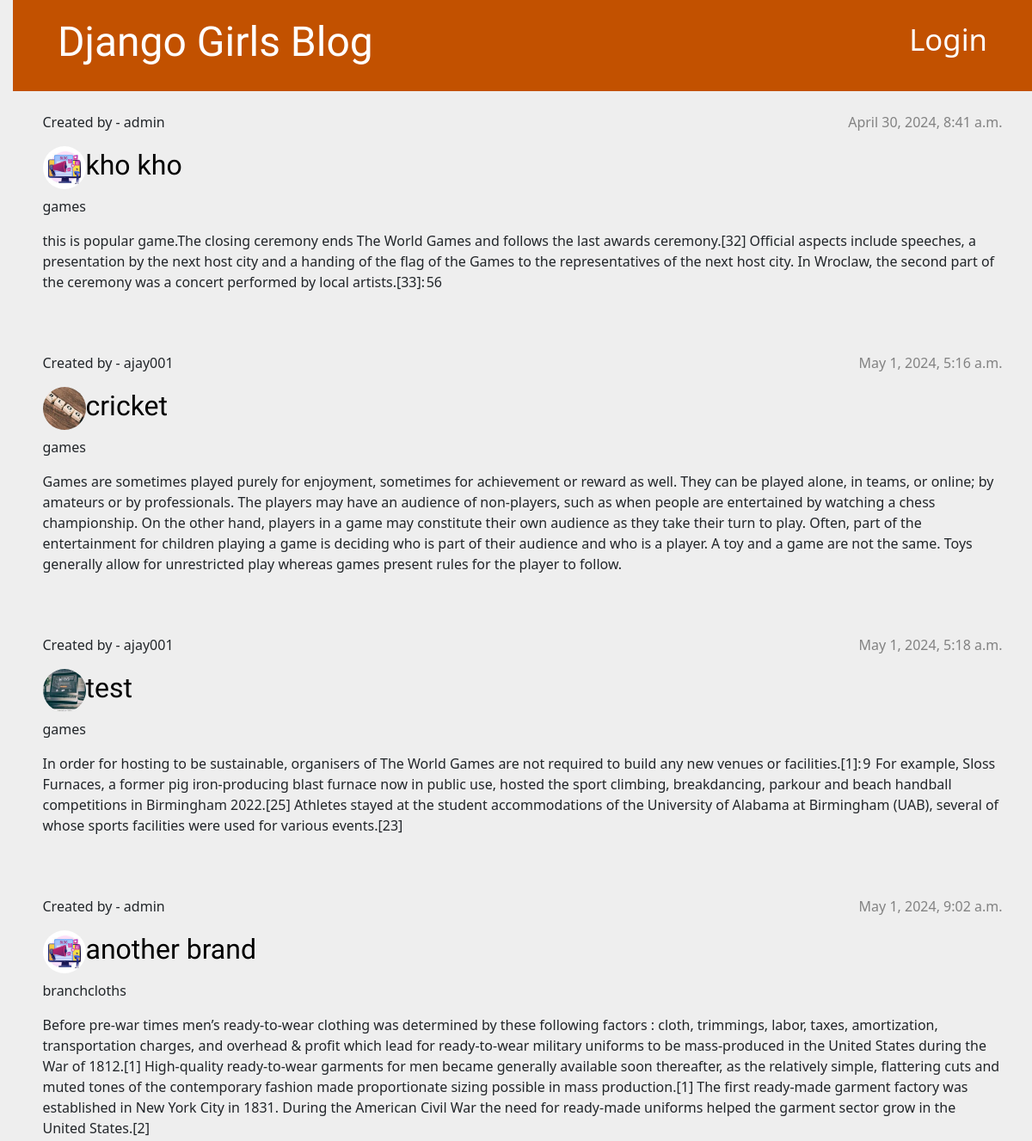
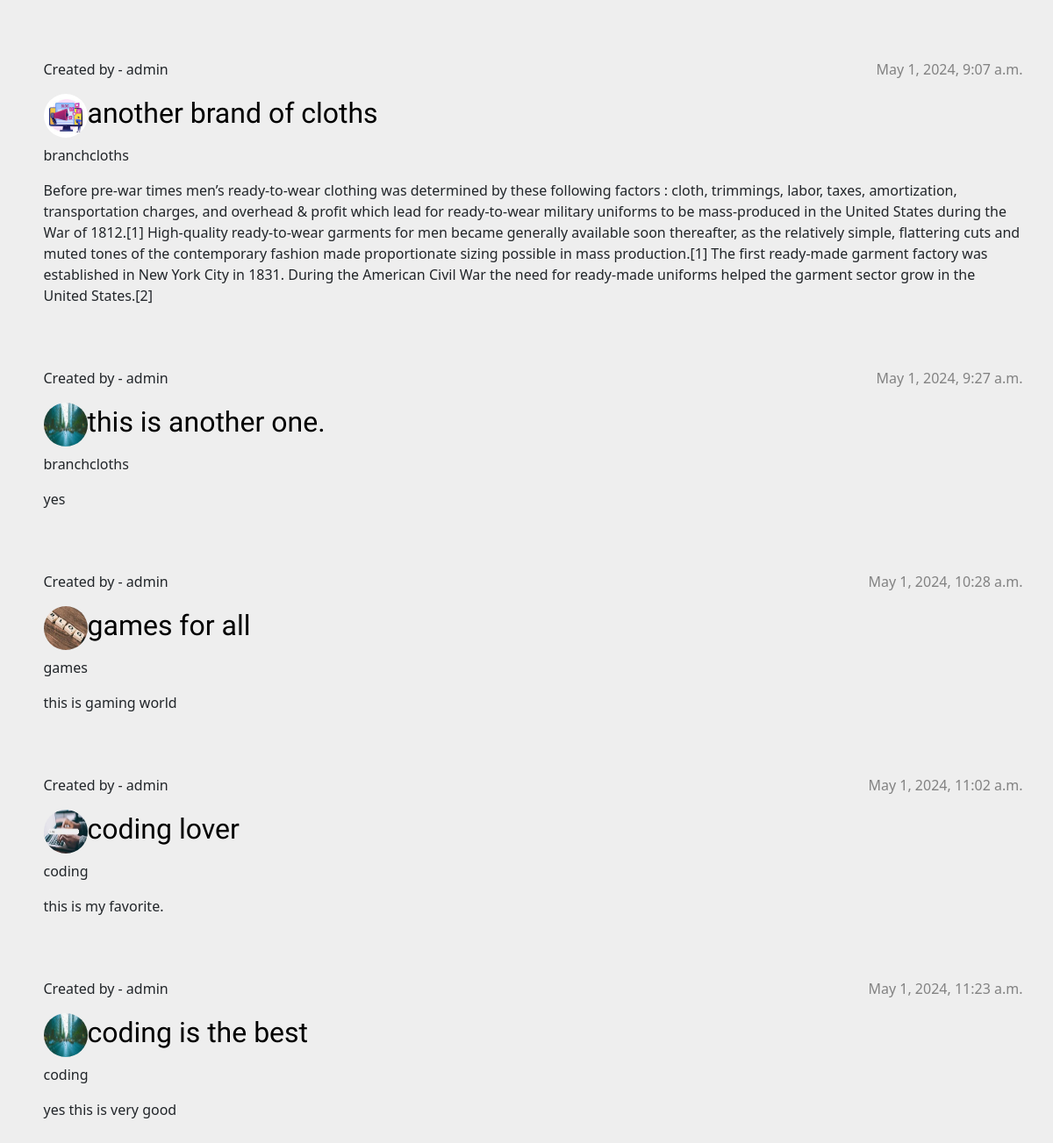
The page / on the database its author committed (2 pictures, top to bottom).
### blog/models.py (models this page shows, shortened)
class Post(models.Model):
    author = models.ForeignKey(settings.AUTH_USER_MODEL, on_delete=models.CASCADE)
    category = models.ForeignKey(Category, on_delete=models.CASCADE)
    tag = models.ManyToManyField(Tag)
    title = models.CharField(max_length=200)
    text = models.TextField()
    created_date = models.DateTimeField(default=timezone.now)
    published_date = models.DateTimeField(blank=True, null=True)
    feature_img = models.ImageField(upload_to='image/feature_img/')
    thumbnail_img = models.ImageField(upload_to='image/thumbnail_img/')
    slug = AutoSlugField(populate_from='title', unique=True)

class User(AbstractUser):
    age = models.IntegerField(default=18)
    mobile = models.CharField(max_length=10)

class Category(models.Model):
    name = models.CharField(max_length=60)
    desc = models.TextField()
    image = models.ImageField(upload_to='cat')
    slug = AutoSlugField(populate_from='name', unique=True)
    def __str__(self):
        return self.name

### blog/views.py (the view)
# urls.py: path('', views.post_list, name='post_list'),
def post_list(request):
    posts = Post.objects.filter(published_date__lte=timezone.now()).order_by('published_date')
    return render(request, 'blog/post_list.html', {'posts': posts})

### blog/templates/blog/post_list.html
{% extends 'blog/base.html' %}
{% block content %}
    {% for post in posts %}
        <article class="post mt-4">
            <time class="date">
                {{ post.published_date }}
            </time>
            <p>Created by - {{post.author}}</p>
            <h2><a href="{% url 'post_detail' slug=post.slug %}"><img src="{{ post.thumbnail_img.url}}" alt="{{ post.title }}" style="border-radius: 50%; height: 50px;width: 50px;">{{ post.title }}</a></h2>
            <p> {{post.category}} </p>
            <p>{{ post.text|linebreaksbr }}</p>
        </article>
    {% endfor %}
{% endblock %}

### blog/static/css/blog.css (style rules this page uses)
* { margin:0; padding:0 }
a,a:hover { text-decoration: none; }
body { background-color: #eee!important; }
h1 a, h2 a { color: #C25100; font-family: 'Lobster'; }
body { padding-left: 15px; }
h1, h2, h3, h4 { font-family: 'Lobster', cursive; }
.date { color: #828282; }
.post { margin-bottom: 70px; }
.post h2 a, .post h2 a:visited { color: #000000; }
.post > .date, .post > .actions { float: right; }

### rows shown on the page
Post: published_date "April 30, 2024, 8:41 a.m.", author "admin", thumbnail_img (picture), title "kho kho", category "games", text "this is popular game.The closing ceremony ends The World Games and follows the last awards ceremony.[32] Official aspects include speeches, a presentation by the next host city and a handing of the flag of the Games to the representatives of the next host city. In Wroclaw, the second part of the ceremony was a concert performed by local artists.[33]: 56"
Post: published_date "May 1, 2024, 5:16 a.m.", author "ajay001", thumbnail_img (picture), title "cricket", category "games", text "Games are sometimes played purely for enjoyment, sometimes for achievement or reward as well. They can be played alone, in teams, or online; by amateurs or by professionals. The players may have an audience of non-players, such as when people are entertained by watching a chess championship. On the other hand, players in a game may constitute their own audience as they take their turn to play. Often, part of the entertainment for children playing a game is deciding who is part of their audience and who is a player. A toy and a game are not the same. Toys generally allow for unrestricted play whereas games present rules for the player to follow."
Post: published_date "May 1, 2024, 5:18 a.m.", author "ajay001", thumbnail_img (picture), title "test", category "games", text "In order for hosting to be sustainable, organisers of The World Games are not required to build any new venues or facilities.[1]: 9 For example, Sloss Furnaces, a former pig iron-producing blast furnace now in public use, hosted the sport climbing, breakdancing, parkour and beach handball competitions in Birmingham 2022.[25] Athletes stayed at the student accommodations of the University of Alabama at Birmingham (UAB), several of whose sports facilities were used for various events.[23]"
Post: published_date "May 1, 2024, 9:02 a.m.", author "admin", thumbnail_img (picture), title "another brand", category "branchcloths", text "Before pre-war times men’s ready-to-wear clothing was determined by these following factors : cloth, trimmings, labor, taxes, amortization, transportation charges, and overhead & profit which lead for ready-to-wear military uniforms to be mass-produced in the United States during the War of 1812.[1] High-quality ready-to-wear garments for men became generally available soon thereafter, as the relatively simple, flattering cuts and muted tones of the contemporary fashion made proportionate sizing possible in mass production.[1] The first ready-made garment factory was established in New York City in 1831. During the American Civil War the need for ready-made uniforms helped the garment…"
Post: published_date "May 1, 2024, 9:07 a.m.", author "admin", thumbnail_img (picture), title "another brand of cloths", category "branchcloths", text "Before pre-war times men’s ready-to-wear clothing was determined by these following factors : cloth, trimmings, labor, taxes, amortization, transportation charges, and overhead & profit which lead for ready-to-wear military uniforms to be mass-produced in the United States during the War of 1812.[1] High-quality ready-to-wear garments for men became generally available soon thereafter, as the relatively simple, flattering cuts and muted tones of the contemporary fashion made proportionate sizing possible in mass production.[1] The first ready-made garment factory was established in New York City in 1831. During the American Civil War the need for ready-made uniforms helped the garment…"
Post: published_date "May 1, 2024, 9:27 a.m.", author "admin", thumbnail_img (picture), title "this is another one.", category "branchcloths", text "yes"
Post: published_date "May 1, 2024, 10:28 a.m.", author "admin", thumbnail_img (picture), title "games for all", category "games", text "this is gaming world"
Post: published_date "May 1, 2024, 11:02 a.m.", author "admin", thumbnail_img (picture), title "coding lover", category "coding", text "this is my favorite."
Post: published_date "May 1, 2024, 11:23 a.m.", author "admin", thumbnail_img (picture), title "coding is the best", category "coding", text "yes this is very good"
